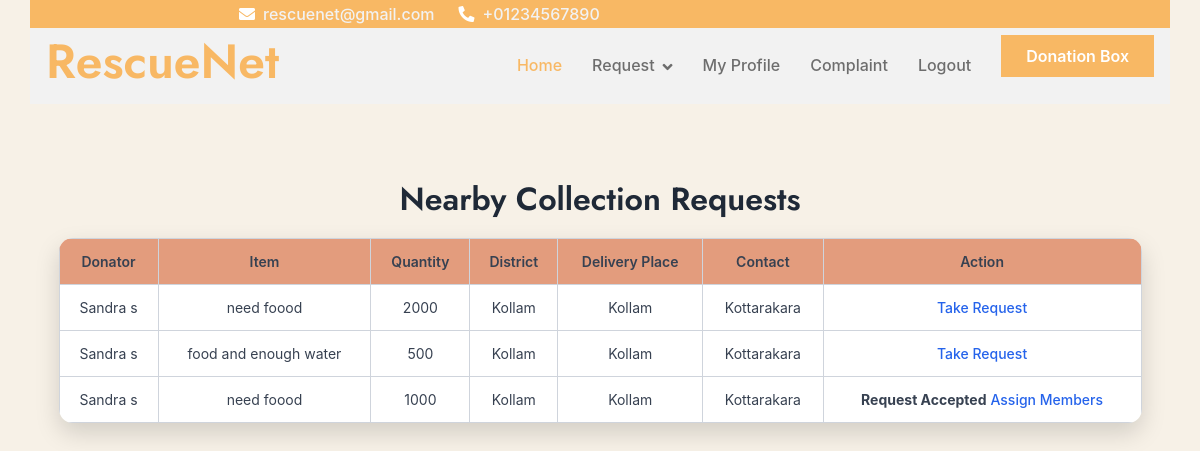
Page /Volunteer/VolunteerCollectionRequest/ (signed in) on the earlier database version.
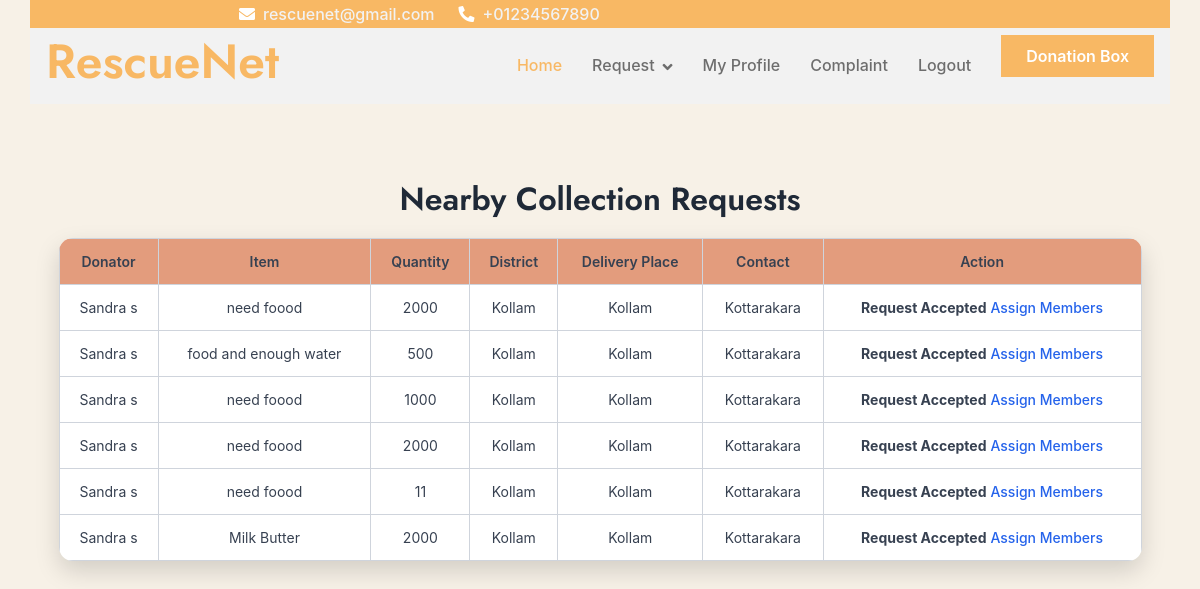
Same page on the later database version.
### Volunteer/models.py (models this page shows)
class tbl_collectionrequest(models.Model):
    request_date = models.DateField(auto_now_add=True)
    status = models.IntegerField(default=0)
    donation_id = models.ForeignKey(tbl_donation, on_delete=models.CASCADE)
    delivery_place = models.ForeignKey(tbl_place, on_delete=models.CASCADE,null=True)
    volunteer_id = models.ForeignKey(tbl_volunteer, on_delete=models.CASCADE, null=True)

class tbl_donation(models.Model):
    donation_date=models.DateField(auto_now_add=True)
    donation_status=models.IntegerField(default=0)
    donation_type=models.CharField(max_length=100)
    donation_remark=models.CharField(max_length=100)
    donation_amount=models.CharField(max_length=100)
    donationitem_id=models.ForeignKey(tbl_donationitems,on_delete=models.CASCADE,null=True)
    user_id=models.ForeignKey(tbl_user,on_delete=models.CASCADE,null=True)
    volunteer_id=models.ForeignKey(tbl_volunteer,on_delete=models.CASCADE,null=True)

class tbl_donationitems(models.Model):
    donationitems_name=models.CharField(max_length=100)
    donationitems_count=models.CharField(max_length=100)
    donationrequest_id=models.ForeignKey(tbl_donationrequest,on_delete=models.CASCADE,null=True)

### Guest/models.py (models this page shows)
class tbl_user(models.Model):
    user_name=models.CharField(max_length=50)
    user_email=models.CharField(max_length=50)
    user_contact=models.CharField(max_length=50)
    user_address=models.CharField(max_length=100)
    user_password=models.CharField(max_length=50)
    user_photo=models.FileField(upload_to="Assets/UserDocs/")
    place=models.ForeignKey(tbl_place,on_delete=models.CASCADE)
    user_status=models.IntegerField(default=0)

### Admin/models.py (models this page shows)
class tbl_place(models.Model):
    place_name = models.CharField(max_length=50)
    district = models.ForeignKey(tbl_district,on_delete=models.CASCADE)

class tbl_district(models.Model):
    district_name=models.CharField(max_length=50)

### Volunteer/views.py (the view)
# urls.py: path("VolunteerCollectionRequest/",views.VolunteerCollectionRequest,name="VolunteerCollectionRequest"),
def VolunteerCollectionRequest(request):
    if "vid" not in request.session:
        return redirect("Guest:Login")
    volunteer = tbl_volunteer.objects.get(id=request.session["vid"])
    requests = tbl_collectionrequest.objects.filter(
        donation_id__user_id__place__district=volunteer.place.district,
        status__lt=2  )
    return render(request,"Volunteer/ViewCollectionRequest.html",{'requests': requests})

### Volunteer/Templates/Volunteer/ViewCollectionRequest.html (shortened to what this page needs)
{% extends 'Volunteer/Header.html' %}
{% block content %}
<!DOCTYPE html>
<html lang="en">
<head>
</head>
<body>
<h2>Nearby Collection Requests</h2>
<table>
    <tr>
        <th>Donator</th>
        <th>Item</th>
        <th>Quantity</th>
        <th>District</th>
        <th>Delivery Place</th>
        <th>Contact</th>
        <th>Action</th>
    </tr>
    {% for r in requests %}
    <tr>
        <td>{{ r.donation_id.user_id.user_name }}</td>
        <td>{{ r.donation_id.donationitem_id.donationitems_name }}</td>
        <td>{{ r.donation_id.donation_amount }}</td>
        <td>{{ r.donation_id.user_id.place.district.district_name }}</td>
    <td>{{ r.donation_id.user_id.place.district.district_name }}</td>
<td>{{ r.donation_id.user_id.place.place_name }}</td>
        <td>
            {% if r.status == 0 %}
                <a href="{% url 'Volunteer:TakeRequest' r.id %}">Take Request</a>
            {% elif r.status == 1 %}
                <strong>Request Accepted</strong>
               <a href="{% url 'Volunteer:AssignCollectionMembers' r.id %}">Assign Members </a>
            {% else %}
                <span>Closed</span>
            {% endif %}
        </td>
    </tr>
    {% empty %}
    <tr>
        <td colspan="7">No Nearby Requests</td>
    </tr>
    {% endfor %}
</table>
</body>
</html>
{% endblock %}

Differences in the rows shown:
changed tbl_collectionrequest (number 1 of 6 on the later page): status "Take Request" → "Request Accepted Assign Members"
changed tbl_collectionrequest "food and enough water": status "Take Request" → "Request Accepted Assign Members"
added tbl_collectionrequest: donation_id.user_id.user_name "Sandra s", donation_id.donationitem_id.donationitems_name "need foood", donation_id.donation_amount "2000", donation_id.user_id.place.district.district_name "Kollam", donation_id.user_id.place.place_name "Kottarakara", status "Request Accepted"
added tbl_collectionrequest: donation_id.user_id.user_name "Sandra s", donation_id.donationitem_id.donationitems_name "need foood", donation_id.donation_amount "11", donation_id.user_id.place.district.district_name "Kollam", donation_id.user_id.place.place_name "Kottarakara", status "Request Accepted"
added tbl_collectionrequest: donation_id.user_id.user_name "Sandra s", donation_id.donationitem_id.donationitems_name "Milk Butter", donation_id.donation_amount "2000", donation_id.user_id.place.district.district_name "Kollam", donation_id.user_id.place.place_name "Kottarakara", status "Request Accepted"
